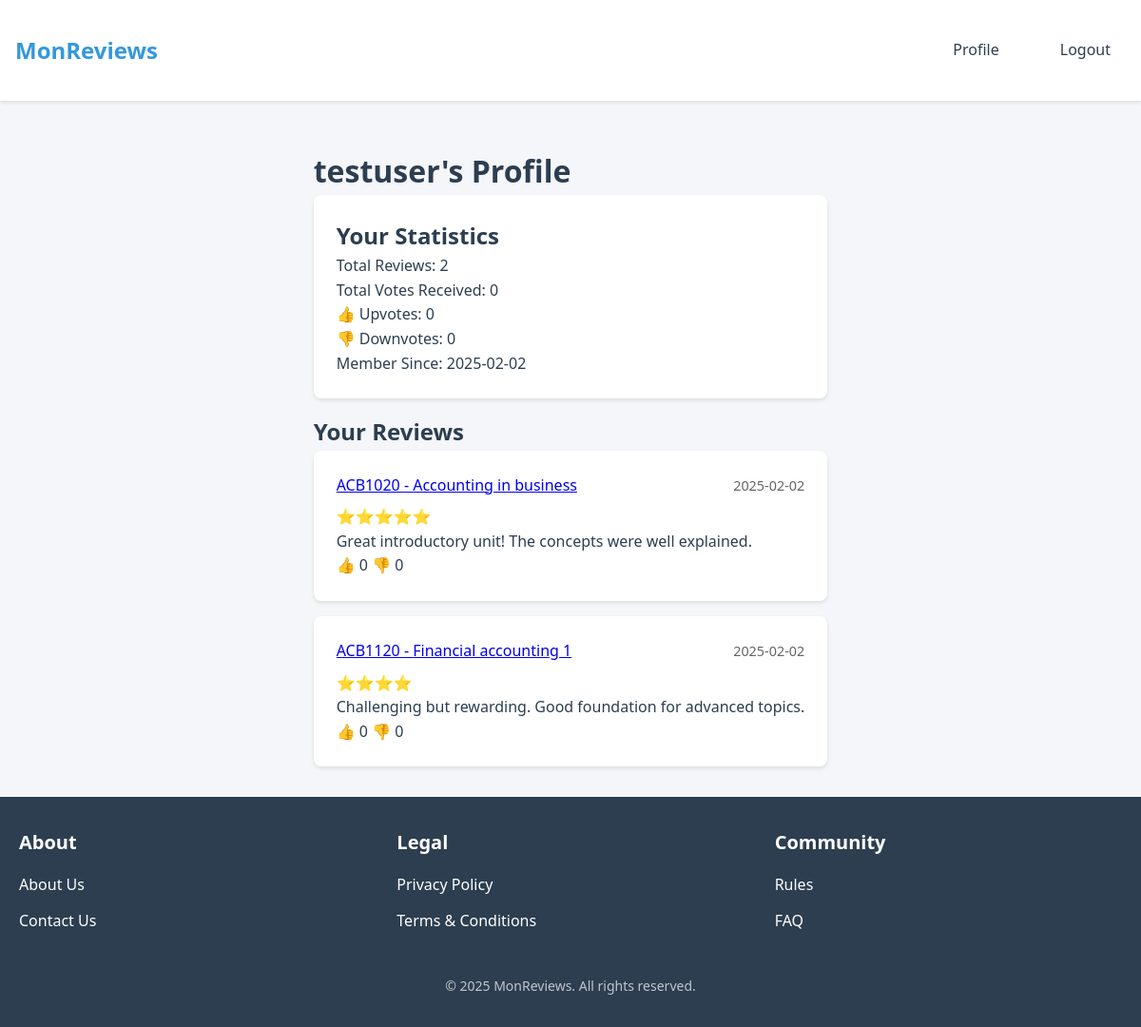
The app's page /profile (signed in) with its own data.
### app/models.py (models this page shows, shortened)
class User(UserMixin, db.Model):
    id = db.Column(db.Integer, primary_key=True)
    username = db.Column(db.String(64), unique=True, nullable=False)
    password_hash = db.Column(db.String(128))
    timestamp = db.Column(db.DateTime, default=datetime.utcnow)
    is_verified = db.Column(db.Boolean, default=False)
    reviews = db.relationship("Review", back_populates="user", foreign_keys="Review.user_id")
    def get_total_votes(self):
        total_upvotes = 0
        total_downvotes = 0
        for review in self.reviews:
            total_upvotes += review.upvotes
            total_downvotes += review.downvotes
        return {
            'upvotes': total_upvotes,
            'downvotes': total_downvotes,
            'total': total_upvotes + total_downvotes
        }

class Review(db.Model):
    id = db.Column(db.Integer, primary_key=True)
    content = db.Column(db.Text, nullable=False)
    rating = db.Column(db.Integer, nullable=False)
    timestamp = db.Column(db.DateTime, default=datetime.utcnow)
    is_anonymous = db.Column(db.Boolean, default=False)
    upvotes = db.Column(db.Integer, default=0)
    downvotes = db.Column(db.Integer, default=0)
    user_id = db.Column(db.Integer, db.ForeignKey('user.id'), nullable=False)
    unit_id = db.Column(db.Integer, db.ForeignKey('unit.id'), nullable=False)
    user = db.relationship("User", back_populates="reviews", foreign_keys=[user_id])
    unit = db.relationship("Unit", back_populates="reviews")

class Unit(db.Model):
    id = db.Column(db.Integer, primary_key=True, autoincrement=True)
    code = db.Column(db.String(20), unique=True, nullable=False)
    name = db.Column(db.String(255), nullable=False)
    faculty = db.Column(db.String(255), nullable=False)
    credit_points = db.Column(db.Integer, nullable=False)
    url = db.Column(db.String(500), nullable=False)
    upvotes = db.Column(db.Integer, default=0, nullable=False)
    downvotes = db.Column(db.Integer, default=0, nullable=False)
    assessment_details = db.Column(db.Text)
    reviews = db.relationship('Review', back_populates="unit", lazy='dynamic')

### app/routes.py (the view)
@main.route('/profile')
@login_required
def profile():
    page = request.args.get('page', 1, type=int)
    reviews = Review.query.filter(
        (Review.user_id == current_user.id)
    ).order_by(Review.timestamp.desc())
    reviews = reviews.paginate(
        page=page,
        per_page=current_app.config['REVIEWS_PER_PAGE'],
        error_out=False
    )
    return render_template('profile.html', user=current_user, reviews=reviews)

### app/models.py (called while the page is built)
@login_manager.user_loader
def load_user(id):
    return User.query.get(int(id))

### app/templates/profile.html (shortened to what this page needs)
{% extends "base.html" %}
{% block content %}
    <div class="profile-section">
        <h1>{{ current_user.username }}'s Profile</h1>
        <div class="stats-card">
            <h2>Your Statistics</h2>
            <p>Total Reviews: {{ reviews.total }}</p>
            {% set vote_stats = current_user.get_total_votes() %}
            <p>Total Votes Received: {{ vote_stats.total }}</p>
            <p>👍 Upvotes: {{ vote_stats.upvotes }}</p>
            <p>👎 Downvotes: {{ vote_stats.downvotes }}</p>
            <p>Member Since: {{ current_user.timestamp.strftime('%Y-%m-%d') }}</p>
        </div>
        <div class="user-reviews">
            <h2>Your Reviews</h2>
            {% if reviews.items %}
                {% for review in reviews.items %}
                    <div class="review-card">
                        <div class="review-header">
                            <a href="{{ url_for('main.unit', code=review.unit.code) }}">
                                {{ review.unit.code }} - {{ review.unit.name }}
                            </a>
                            <span class="review-date">{{ review.timestamp.strftime('%Y-%m-%d') }}</span>
                        </div>
                        <div class="review-rating">
                            {% for _ in range(review.rating) %}⭐{% endfor %}
                        </div>
                        <div class="review-content">
                            {{ review.content }}
                        </div>
                        <div class="review-stats">
                            <span>👍 {{ review.upvotes }}</span>
                            <span>👎 {{ review.downvotes }}</span>
                        </div>
                    </div>
                {% endfor %}
            {% else %}
                <p>You haven't written any reviews yet.</p>
            {% endif %}
        </div>
    </div>
{% endblock %}

### app/templates/base.html (shortened to what this page needs)
<!DOCTYPE html>
<html lang="en">
<head>
  <link rel="stylesheet" href="{{ url_for('static', filename='/css/style.css') }}">
</head>
<body>
  <nav>
    <div class="nav-container">
      <a href="{{ url_for('main.landing') }}" class="logo">MonReviews</a>
      <div class="nav-links">
        {% if current_user.is_authenticated %}
          <a href="{{ url_for('main.profile') }}">Profile</a>
          <a href="{{ url_for('auth.logout') }}">Logout</a>
        {% else %}
          <a href="{{ url_for('auth.login') }}">Login</a>
          <a href="{{ url_for('auth.register') }}">Register</a>
        {% endif %}
      </div>
    </div>
  </nav>
  <main>
    {% block content %}{% endblock %}
  </main>
  <footer class="footer">
    <div class="footer-container">
      <div class="footer-section">
        <h3>About</h3>
        <ul>
          <li><a href="{{ url_for('main.about') }}">About Us</a></li>
          <li><a href="{{ url_for('main.contact') }}">Contact Us</a></li>
        </ul>
      </div>
      <div class="footer-section">
        <h3>Legal</h3>
        <ul>
          <li><a href="{{ url_for('main.privacy_policy') }}">Privacy Policy</a></li>
          <li><a href="{{ url_for('main.terms_conditions') }}">Terms & Conditions</a></li>
        </ul>
      </div>
      <div class="footer-section">
        <h3>Community</h3>
        <ul>
          <li><a href="{{ url_for('main.rules') }}">Rules</a></li>
          <li><a href="{{ url_for('main.faq') }}">FAQ</a></li>
        </ul>
      </div>
    </div>
    <div class="footer-bottom">
      <p>&copy; 2025 MonReviews. All rights reserved.</p>
    </div>
  </footer>
</body>
</html>

### app/static/css/style.css (style rules this page uses)
:root { --primary-color: #3498db; --secondary-color: #2980b9; --background-color: #f5f6fa; --text-color: #2c3e50; --border-color: #dcdde1; --success-color: #2ecc71; --error-color: #e74c3c; }
* { margin: 0; padding: 0; box-sizing: border-box; }
html, body { width: 100%; overflow-x: hidden; font-family: 'Segoe UI', Tahoma, Geneva, Verdana, sans-serif; line-height: 1.6; color: var(--text-color); background-color: var(--background-color); }
nav { background-color: white; box-shadow: 0 2px 4px rgba(0, 0, 0, 0.1); padding: 1rem 0; margin-bottom: 2rem; }
.nav-links { display: flex; gap: 1rem; flex-wrap: wrap; }
.nav-links a { color: var(--text-color); text-decoration: none; padding: 0.5rem 1rem; border-radius: 4px; transition: background-color 0.3s; white-space: nowrap; }
main { max-width: 100%; margin: 1rem auto; padding: 0 1rem; }
.nav-container { max-width: 1200px; margin: 0 auto; padding: 1rem; display: flex; justify-content: space-between; align-items: center; }
.logo { font-size: 1.5rem; font-weight: bold; color: var(--primary-color); text-decoration: none; }
.nav-links a { margin-left: 1rem; color: var(--text-color); text-decoration: none; }

### app/static/css/unitcontainer.css (style rules this page uses)
.unit-card, .review-card, .stats-card { background: white; border-radius: 8px; padding: 1.5rem; margin-bottom: 1rem; box-shadow: 0 2px 4px rgba(0, 0, 0, 0.1); max-width: 100%; }

### app/static/css/footer.css (style rules this page uses)
html, body { height: 100%; margin: 0; display: flex; flex-direction: column; }
main { flex: 1; padding: 20px; }
.footer { background-color: #2c3e50; color: white; padding: 2rem 0; margin-top: 0; }
.footer-container { max-width: 1200px; margin: 0 auto; display: flex; justify-content: space-between; gap: 2rem; padding: 0 20px; }
.footer-section { flex: 1; }
.footer-section h3 { font-size: 1.25rem; margin-bottom: 1rem; }
.footer-section ul { list-style: none; padding: 0; }
.footer-section ul li { margin-bottom: 0.75rem; }
.footer-section ul li a { color: white; text-decoration: none; transition: color 0.3s ease; }
.footer-bottom { text-align: center; margin-top: 2rem; font-size: 0.875rem; color: rgba(255, 255, 255, 0.7); }

### app/static/css/review.css (style rules this page uses)
.review-header { display: flex; justify-content: space-between; align-items: center; margin-bottom: 0.5rem; }
.review-date { font-size: 0.9rem; color: #666; }

### records on screen
User: username "testuser", timestamp "2025-02-02"
Review: unit.code "ACB1020", unit.name "Accounting in business", timestamp "2025-02-02", content "Great introductory unit! The concepts were well explained.", upvotes "0", downvotes "0"
Review: unit.code "ACB1120", unit.name "Financial accounting 1", timestamp "2025-02-02", content "Challenging but rewarding. Good foundation for advanced topics.", upvotes "0", downvotes "0"

### other values on screen
{{ reviews.total }} "2"
{{ vote_stats.total }} "0"
{{ vote_stats.upvotes }} "0"
{{ vote_stats.downvotes }} "0"
